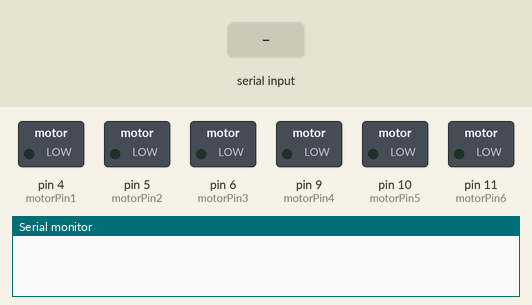
A sketch run on a simulated Arduino Uno, built with avr-gcc and run on an emulated ATmega328P. Parts: switched loads named in the sketch (green lamp = pin HIGH), the last lines printed to the serial monitor. Inputs (shaded band) come from the test bench.

Above: at 1.2 s.
1.3 s: "a\n" received over Serial
At 2.7 s:
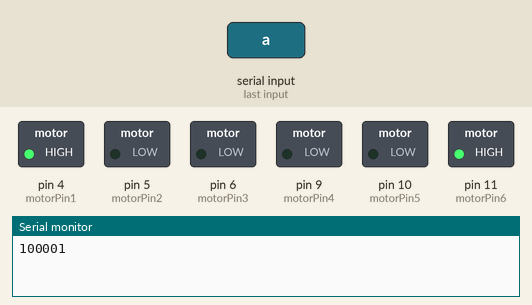
4.3 s: "e\n" received over Serial
At 6.2 s:
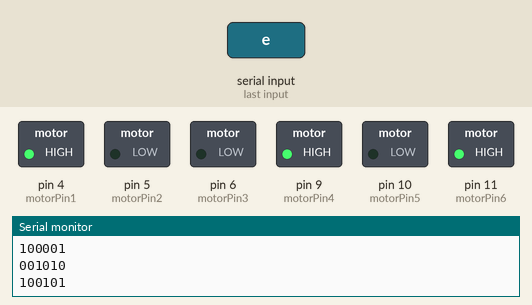
7.3 s: "i\n" received over Serial
At 9.6 s:
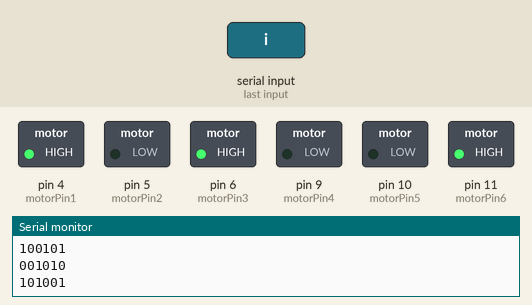
10.3 s: "u\n" received over Serial
At 13.2 s:
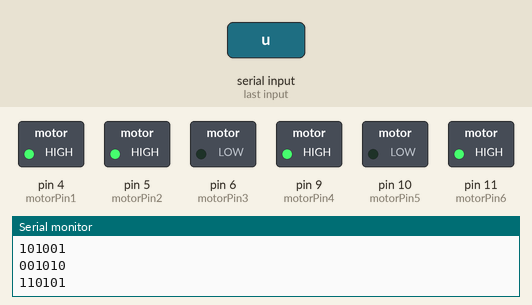
13.3 s: "o\n" received over Serial
Timing chart, 0 to 20.3 s (numbered marks = the images above; inputs shaded):
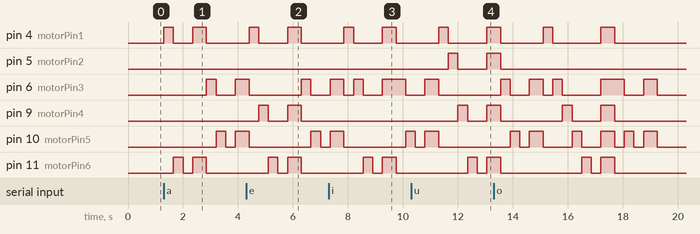

The sketch:

6-motors-arduino-code-PACKING.ino
```cpp
// TODO:
// -Investigate electron one more time
// -Investigate linking javascript to python.
// -Investigate python GUI and sound libraries.


//This code handles converting letters recieved from serial into vibrational pulses
//run this with the corresponding python program (or any program that can send a single char to serial)
//it's best practice to close Arduino IDE when using the python program.
//Also ensure you terminate the python program before sending new code to the Arduino

//Ensure the python program uses the port number of the arduino as shown in this IDE to begin its serial connection


// int motorPin1 = 2; int motorPin2 = 3; int motorPin3 = 4; int motorPin4 = 5; int motorPin5 = 6; int motorPin6 = 7;
//configures the output pins to 2X3 Braille grid
//This is for the 2 bracelet Digital Write appproach
// int motorPin1 = 2;
// int motorPin2 = 5;
// int motorPin3 = 3;
// int motorPin4 = 6;
// int motorPin5 = 4;
// int motorPin6 = 7;
// int motors[6] = { motorPin1, motorPin2, motorPin3, motorPin4, motorPin5, motorPin6 };

// int motorPin1 = 4;
// int motorPin2 = 9;
// int motorPin3 = 5;
// int motorPin4 = 10;
// int motorPin5 = 6;
// int motorPin6 = 11;
// int motors[6] = { motorPin1, motorPin2, motorPin3, motorPin4, motorPin5, motorPin6 };

int motorPin1 = 4;
int motorPin2 = 5;
int motorPin3 = 6;
int motorPin4 = 9;
int motorPin5 = 10;
int motorPin6 = 11;
int motors[6] = { motorPin1, motorPin2, motorPin3, motorPin4, motorPin5, motorPin6 };


//used to help mitigate the differences in each motor's perceived intensity on the wrist.
int motorIntensities[6] = {255, 255, 255, 255, 255, 255};
bool useAnalog = true;

// JEREMY's Bracelet:
// int motorPin1 = 2; int motorPin2 = 3; int motorPin3 = 4; int motorPin4 = 5; int motorPin5 = 6; int motorPin6 = 7;
//configures the output pins to 2X3 Braille grid
// int motorPin1 = 2; int motorPin2 = 3;
// int motorPin3 = 7; int motorPin4 = 4;
// int motorPin5 = 6; int motorPin6 = 5;
// int motors[6] = {motorPin1, motorPin2, motorPin3, motorPin4, motorPin5, motorPin6};


const int PULSE_DURATION = 500;  //how long should each braille buzz last
const int STAGGER_END_DELAY = 350;
const int STAGGER_DURATION = 350;


//All the motors that need to be activated for each letter
int aMotors[6] = { 1, 0, 0, 0, 0, 0 };
int bMotors[6] = { 1, 0, 1, 0, 0, 0 };
int cMotors[6] = { 1, 1, 0, 0, 0, 0 };
int dMotors[6] = { 1, 1, 0, 1, 0, 0 };
int eMotors[6] = { 1, 0, 0, 1, 0, 0 };
int fMotors[6] = { 1, 1, 1, 0, 0, 0 };
int gMotors[6] = { 1, 1, 1, 1, 0, 0 };
int hMotors[6] = { 1, 0, 1, 1, 0, 0 };
int iMotors[6] = { 0, 1, 1, 0, 0, 0 };
int jMotors[6] = { 0, 1, 1, 1, 0, 0 };
int kMotors[6] = { 1, 0, 0, 0, 1, 0 };
int lMotors[6] = { 1, 0, 1, 0, 1, 0 };
int mMotors[6] = { 1, 1, 0, 0, 1, 0 };
int nMotors[6] = { 1, 1, 0, 1, 1, 0 };
int oMotors[6] = { 1, 0, 0, 1, 1, 0 };
int pMotors[6] = { 1, 1, 1, 0, 1, 0 };
int qMotors[6] = { 1, 1, 1, 1, 1, 0 };
int rMotors[6] = { 1, 0, 1, 1, 1, 0 };
int sMotors[6] = { 0, 1, 1, 0, 1, 0 };
int tMotors[6] = { 0, 1, 1, 1, 1, 0 };
int uMotors[6] = { 1, 0, 0, 0, 1, 1 };
int vMotors[6] = { 1, 0, 1, 0, 1, 1 };
int wMotors[6] = { 0, 1, 1, 1, 0, 1 };
int xMotors[6] = { 1, 1, 0, 0, 1, 1 };
int yMotors[6] = { 1, 1, 0, 1, 1, 1 };
int zMotors[6] = { 1, 0, 0, 1, 1, 1 };

//array of all leters
int* brailleLetters[26] = { aMotors, bMotors, cMotors, dMotors, eMotors, fMotors, gMotors, hMotors, iMotors, jMotors, kMotors, lMotors, mMotors, nMotors, oMotors, pMotors, qMotors, rMotors, sMotors, tMotors, uMotors, vMotors, wMotors, xMotors, yMotors, zMotors };


// int* keyToBraille(String key){
//   if key ==

// }

bool serialChecked = false;


bool isVowel(char letter) {
  if (letter == 'a' || letter == 'e' || letter == 'i' || letter == 'o' || letter == 'u') return true;
  else return false;
}

//regular single pulse vibration of activated motors
void vibrate(int* motorsConfig) {
  for (int i = 0; i < 6; i++) {
    if (motorsConfig[i] == 1) {
      if(useAnalog){
        analogWrite(motors[i], motorIntensities[i]);
      }
      else{
        digitalWrite(motors[i], HIGH);
      }

    }
  }
  delay(PULSE_DURATION);
}

//double pulsation of activated motors
void pulsateVibrate(int* motorsConfig) {
  for (int pulseNumber = 0; pulseNumber < 2; pulseNumber++) {
    for (int i = 0; i < 6; i++) {
      if (motorsConfig[i] == 1){
        digitalWrite(motors[i], HIGH);
      }
    }
    delay(PULSE_DURATION / 2);
    for (int i = 0; i < 6; i++) {
      if (motorsConfig[i] == 1){
        digitalWrite(motors[i], HIGH);
        }
    }
  }
}

//double pulsation of activated motors
void staggerVibrate(int* motorsConfig) {
  for (int i = 0; i < 6; i++) {
    if (motorsConfig[i] == 1) {
      if(useAnalog){
        analogWrite(motors[i], motorIntensities[i]);
        delay(STAGGER_DURATION);
        analogWrite(motors[i], 0);
      }
      else{
        digitalWrite(motors[i], HIGH);
        delay(STAGGER_DURATION);
        digitalWrite(motors[i], LOW);
      }

    }
  }
  delay(STAGGER_END_DELAY);
  vibrate(motorsConfig);
}

//turns all motors off
void setAllMotorsLow() {
  for (int i = 0; i < 6; i++) {
    if(useAnalog){
      analogWrite(motors[i], 0);
    }
    else{
      digitalWrite(motors[i], LOW);
    }
  }
}

//converts a packed char into an array of motor activations
void unpackCharToConfig(char packedChar, int* highMotors) {
  for (int i = 5; i >= 0; i--) {
    highMotors[i] = packedChar % 2;
    packedChar = packedChar / 2;
  }
}

//returns the array indicating which motors should be activated given a number or letter
int* decodeLetter(char letter) {
  int* highMotors = new int[6];  // Dynamically allocate memory


  //accesses the corresponding letter from alphabet array based on the received letter
  //returns the associated motor configuration
  if (letter >= 'a' && letter <= 'z') {
    int index = letter - 'a';
    for (int i = 0; i < 6; ++i) {
      highMotors[i] = brailleLetters[index][i];
    }

  }

  //if it's a number referring to which motor to activate then set that one motor to HIGH
  else if (letter >= '1' && letter <= '6') {
    highMotors[letter - '1'] = 1;
    // Handle other cases, or return some default value
  }

  return highMotors;
}

void cleanup(int* ptr) {
  delete[] ptr;  // Deallocate memory when done using the pointer
}

void setup() {


  //sets the output pins for the 6 motors
  pinMode(motorPin1, OUTPUT);
  pinMode(motorPin2, OUTPUT);
  pinMode(motorPin3, OUTPUT);
  pinMode(motorPin4, OUTPUT);
  pinMode(motorPin5, OUTPUT);
  pinMode(motorPin6, OUTPUT);

  Serial.begin(9600);
}

void loop() {

  setAllMotorsLow();

  if (Serial.available() > 0) {

    //if signal is a number then set the corresponding motor to high
    char command = Serial.read();

    int* highMotors = new int[6];
    unpackCharToConfig(command, highMotors);
    for (int i = 0; i < 6; i++) {
      Serial.print(highMotors[i]);
    }
    Serial.print("\n");

    staggerVibrate(highMotors);
    // vibrate(highMotors);
  }
}
```

Measured:
- after the input at 1.3 s, pin 4 (motorPin1): LOW → HIGH at once, → LOW 0.35 s later, → HIGH 0.70 s later, → LOW 0.50 s later; pin 6 (motorPin3): LOW → HIGH after 1.6 s, → LOW 0.35 s later, → HIGH 0.70 s later
- after the input at 4.3 s, pin 4 (motorPin1): LOW → HIGH after 0.10 s, → LOW 0.35 s later, → HIGH 1.1 s later, → LOW 0.50 s later; pin 9 (motorPin4): LOW → HIGH after 0.45 s, → LOW 0.35 s later, → HIGH 0.70 s later, → LOW 0.50 s later; pin 11 (motorPin6): LOW → HIGH after 0.80 s, → LOW 0.35 s later, → HIGH 0.35 s later, → LOW 0.50 s later
- after the input at 7.3 s, pin 4 (motorPin1): LOW → HIGH after 0.55 s, → LOW 0.35 s later, → HIGH 1.1 s later, → LOW 0.50 s later; pin 11 (motorPin6): LOW → HIGH after 1.3 s, → LOW 0.35 s later, → HIGH 0.35 s later, → LOW 0.50 s later
- after the input at 10.3 s, pin 4 (motorPin1): LOW → HIGH after 1.0 s, → LOW 0.35 s later, → HIGH 1.4 s later; pin 5 (motorPin2): LOW → HIGH after 1.4 s, → LOW 0.35 s later, → HIGH 1.1 s later
